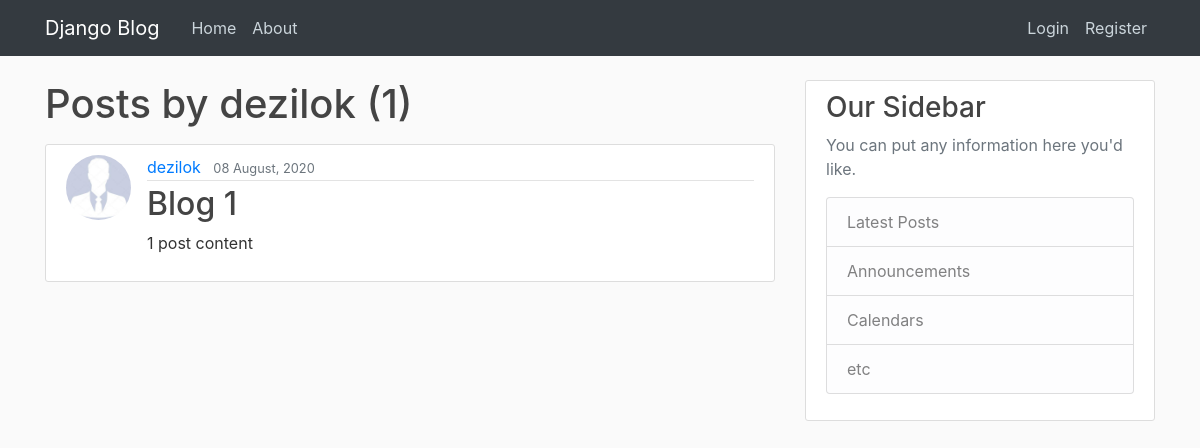
The page /user/dezilok/ on the database as committed earlier.
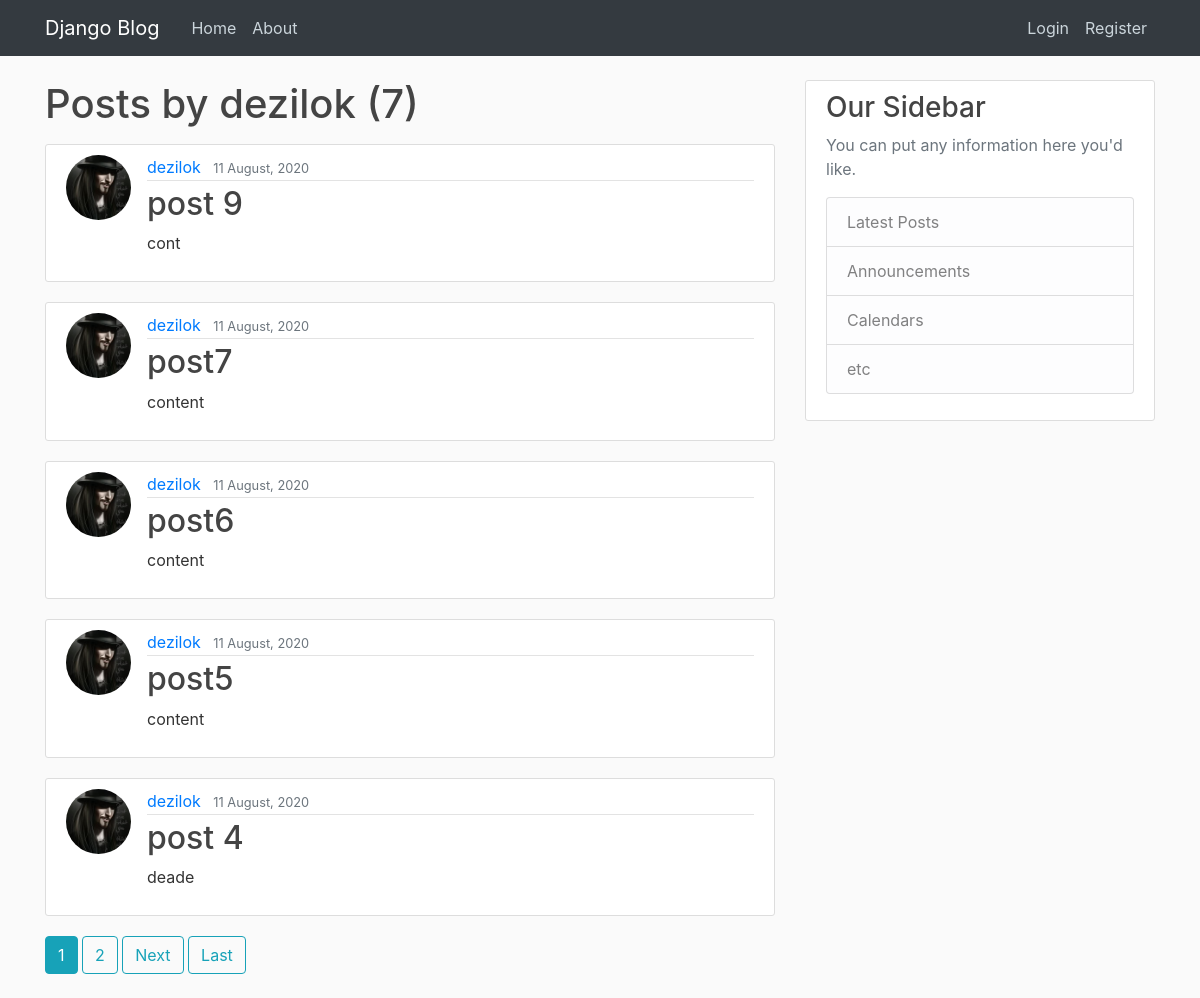
The same page on the database as committed later.
### blog/models.py (models this page shows, shortened)
class Post(models.Model):
    title = models.CharField(max_length=120)
    content = models.TextField()
    date_posted = models.DateTimeField(default=timezone.now)
    author = models.ForeignKey(User, on_delete=models.CASCADE)

### users/models.py (models this page shows, shortened)
class Profile(models.Model):
    user = models.OneToOneField(User, on_delete=models.CASCADE)
    age = models.PositiveSmallIntegerField(default=0, blank=True)
    image = models.ImageField(default='default.jpg', upload_to='profile_pics')
    about_me = models.TextField(default='About me')

### blog/views.py (the view)
# urls.py: path('user/<str:username>/', UserPostListView.as_view(), name='user-posts'),
class UserPostListView(ListView):
    model = Post
    template_name = 'blog/user_posts.html'
    context_object_name = 'posts'
    paginate_by = 5
    def get_queryset(self):
        user = get_object_or_404(User, username=self.kwargs.get('username'))
        return Post.objects.filter(author=user).order_by('-date_posted')

### blog/templates/blog/user_posts.html (shortened to what this page needs)
{% extends 'blog/base.html' %}
{% block content %}
    <h1 class="mb-3">Posts by {{ view.kwargs.username }} ({{ page_obj.paginator.count }})</h1>
    {% for post in posts %}
        <article class="media content-section">
            <img class="rounded-circle article-img" src="{{ post.author.profile.image.url }}">
            <div class="media-body">
                <div class="article-metadata">
                    <a class="mr-2" href="{% url 'user-posts' post.author.username %}">{{ post.author }}</a>
                    <small class="text-muted">{{ post.date_posted|date:'d F, Y' }}</small>
                </div>
                <h2><a class="article-title" href="{% url 'post-detail' post.id %}">{{ post.title }}</a></h2>
                <p class="article-content">{{ post.content }}</p>
            </div>
        </article>
    {% endfor %}
    {% if is_paginated %}
        {% for num in page_obj.paginator.page_range %}
            {% if page_obj.number == num %}
                <a class="btn btn-info mb-4" href="?page={{ num }}">{{ num }}</a>
            {% elif num > page_obj.number|add:'-3' and num < page_obj.number|add:'3'%}
                <a class="btn btn-outline-info mb-4" href="?page={{ num }}">{{ num }}</a>
            {% endif %}
        {% endfor %}
        {% if page_obj.has_next %}
            <a class="btn btn-outline-info mb-4" href="?page={{ page_obj.next_page_number }}">Next</a>
            <a class="btn btn-outline-info mb-4" href="?page={{ page_obj.paginator.num_pages }}">Last</a>
        {% endif %}
    {% endif %}
{% endblock content %}

### blog/templates/blog/base.html (shortened to what this page needs)
{% load static %}
<!DOCTYPE html>
<html lang="en">
<head>
    <link rel="stylesheet" href="https://maxcdn.bootstrapcdn.com/bootstrap/4.0.0/css/bootstrap.min.css"
>
    <link rel="stylesheet" type="text/css" href="{% static 'blog/main.css' %}">
</head>
<body>
    <header class="site-header">
        <nav class="navbar navbar-expand-md navbar-dark bg-dark fixed-top">
            <div class="container">
                <a class="navbar-brand mr-4" href="{% url 'blog-homepage' %}">Django Blog</a>
                <div class="collapse navbar-collapse" id="navbarToggle">
                    <div class="navbar-nav mr-auto">
                        <a class="nav-item nav-link" href="{% url 'blog-homepage' %}">Home</a>
                        <a class="nav-item nav-link" href="{% url 'blog-about' %}">About</a>
                    </div>
                    <div class="navbar-nav">
                        {% if user.is_authenticated %}
                            <a class="nav-item nav-link" href="{% url 'post-create' %}">New Post</a>
                            <a class="nav-item nav-link" href="{% url 'logout' %}">Logout</a>
                            <a class="nav-item nav-link" href="{% url 'profile' %}">profile</a>
                        {% else %}
                            <a class="nav-item nav-link" href="{% url 'login' %}">Login</a>
                            <a class="nav-item nav-link" href="{% url 'register' %}">Register</a>
                        {% endif %}
                    </div>
                </div>
            </div>
        </nav>
    </header>
    <main role="main" class="container">
        <div class="row">
            <div class="col-md-8">
                {% block content %}{% endblock %}
            </div>
            <div class="col-md-4">
                <div class="content-section">
                    <h3>Our Sidebar</h3>
                    <p class='text-muted'>You can put any information here you'd like.
                        <ul class="list-group">
                            <li class="list-group-item list-group-item-light">Latest Posts</li>
                            <li class="list-group-item list-group-item-light">Announcements</li>
                            <li class="list-group-item list-group-item-light">Calendars</li>
                            <li class="list-group-item list-group-item-light">etc</li>
                        </ul>
                    </p>
                </div>
            </div>
        </div>
    </main>
</body>
</html>

### blog/static/blog/main.css (style rules this page uses)
body { background: #fafafa; color: #333333; margin-top: 5rem; }
h1, h2, h3, h4, h5, h6 { color: #444444; }
ul { margin: 0; }
.article-title { color: #444444; }
.article-content { white-space: pre-line; }
.article-img { height: 65px; width: 65px; margin-right: 16px; }
.article-metadata { padding-bottom: 1px; margin-bottom: 4px; border-bottom: 1px solid #e3e3e3 }
.site-header .navbar-nav .nav-link { color: #cbd5db; }
.content-section { background: #ffffff; padding: 10px 20px; border: 1px solid #dddddd; border-radius: 3px; margin-bottom: 20px; }

Rows that differ between the two databases and show on the page:
no longer on this page (row edited): Post: author.profile.image (placeholder picture), author "dezilok", date_posted "08 August, 2020", title "Blog 1", content "1 post content"
added Post: author.profile.image (picture), author "dezilok", date_posted "11 August, 2020", title "post 9", content "cont"
added Post: author.profile.image (picture), author "dezilok", date_posted "11 August, 2020", title "post7", content "content"
added Post: author.profile.image (picture), author "dezilok", date_posted "11 August, 2020", title "post6", content "content"
added Post: author.profile.image (picture), author "dezilok", date_posted "11 August, 2020", title "post5", content "content"
added Post: author.profile.image (picture), author "dezilok", date_posted "11 August, 2020", title "post 4", content "deade"
Other text that changed with them:
{{ page_obj.paginator.count }}: "1" → "7"
new list line: "1"
new list line: "2"
text now shown: "Next Last"
